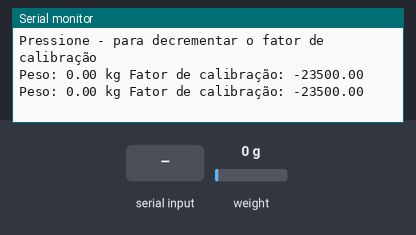
A sketch run on a simulated Arduino Uno, built with avr-gcc and run on an emulated ATmega328P. Parts: the last lines printed to the serial monitor. The inputs (shaded band) are chosen by the test bench; at power-on: weight on the scale 0 g.

Above: at 9.2 s.
9.3 s: weight on the scale set to 100 g
At 9.7 s:
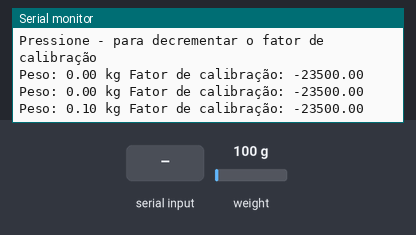
10.8 s: "+" received over Serial
At 11.5 s:
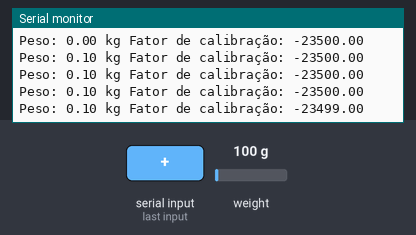
12.3 s: weight on the scale set to 1250 g
At 12.7 s:
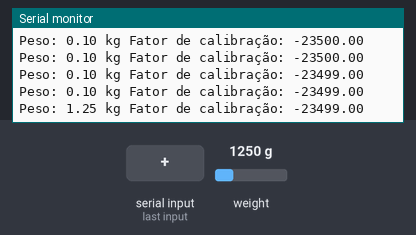
13.8 s: "-" received over Serial
At 14.6 s:
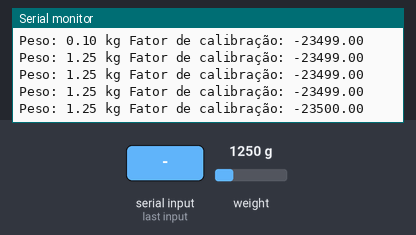
Timing chart, 0 to 16.3 s (numbered marks = the images above; inputs shaded):
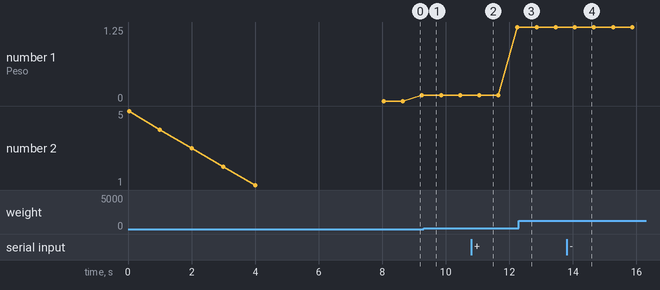

The sketch:

calibragemCeluladeCarga.ino
```cpp
#include "HX711.h"

HX711 balanca;

float calibration_factor = -23500.00;
float peso;

void setup() {
  Serial.begin(9600);
  balanca.begin(3, 2);  // SCK= pino 2 e DT= pino 3
  Serial.println("Remova todos os pesos da balança");
  int seconds = 5;
  for(int i = 0; i<seconds; i++){
    Serial.println(seconds-i);
    delay(1000);
  }
  Serial.println("Pressione + para incrementar o fator de calibração");
  Serial.println("Pressione - para decrementar o fator de calibração");
  delay(1000);
  balanca.set_scale();
  balanca.tare();

  long zero_factor = balanca.read_average();
}

void loop() {

  balanca.set_scale(calibration_factor);

  Serial.print("Peso: ");
  peso = balanca.get_units(), 10;
  if (peso < 0)
  {
    //peso = 0.00;
  }
  Serial.print(peso);
  Serial.print(" kg");
  Serial.print(" Fator de calibração: ");
  Serial.print(calibration_factor);
  Serial.println();
  delay(500);

  if(Serial.available())
  {
    char temp = Serial.read();
    if(temp == '+')
      calibration_factor += 1;
    else if(temp == '-')
      calibration_factor -= 1;
  }
}
```

Measured:
- after the input at 10.8 s, the serial monitor: prints a new line after 0.25 s (image 2)
- after the input at 13.8 s, the serial monitor: prints a new line after 0.26 s (image 4)
- plotted number 1: 0.1 → 1.25 after the input at 10.8 s
